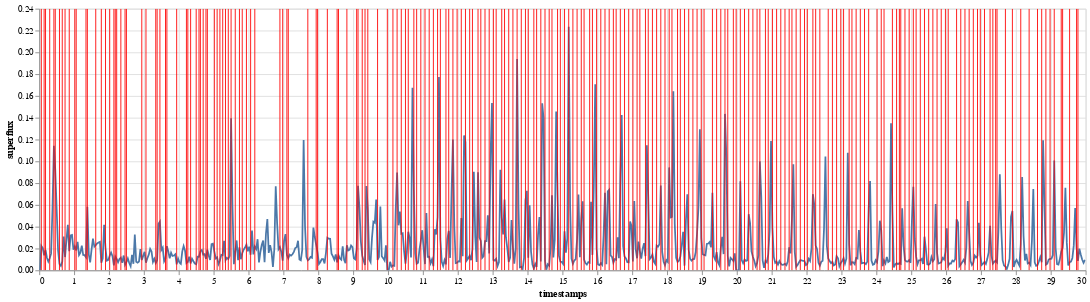

Here is the notebook cell this chart was saved with:
### Code cell
base = alt.Chart(data[data["file"]==file])

superflux = base.mark_line().encode(x="timestamps", y="superflux")

onsets = alt.Chart(data[data["file"]==file][data["onset"]]).mark_rule(color='red').encode(
    x='timestamps'
)

(superflux + onsets).properties(width=1200).interactive()

### Figure 1 — Vega-Lite specification as saved in the notebook (floating-point values rounded to 4 significant figures; data arrays with more than 128 entries replaced by an {"elided": "..."} marker saying what was removed)
{"config": {"view": {"continuousWidth": 400, "continuousHeight": 300}}, "layer": [{"data": {"name": "data-e88dc58b814598037edeaf3c312f4c8b"}, "mark": "line", "encoding": {"x": {"field": "timestamps", "type": "quantitative"}, "y": {"field": "superflux", "type": "quantitative"}}, "selection": {"selector001": {"type": "interval", "bind": "scales", "encodings": ["x", "y"]}}}, {"data": {"name": "data-5a9c4c2b5a8b4a58da4d15b533bbd046"}, "mark": {"type": "rule", "color": "red"}, "encoding": {"x": {"field": "timestamps", "type": "quantitative"}}}], "width": 1200, "$schema": "https://vega.github.io/schema/vega-lite/v4.17.0.json", "datasets": {"data-e88dc58b814598037edeaf3c312f4c8b": {"elided": "750 records"}, "data-5a9c4c2b5a8b4a58da4d15b533bbd046": {"elided": "235 records"}}}
